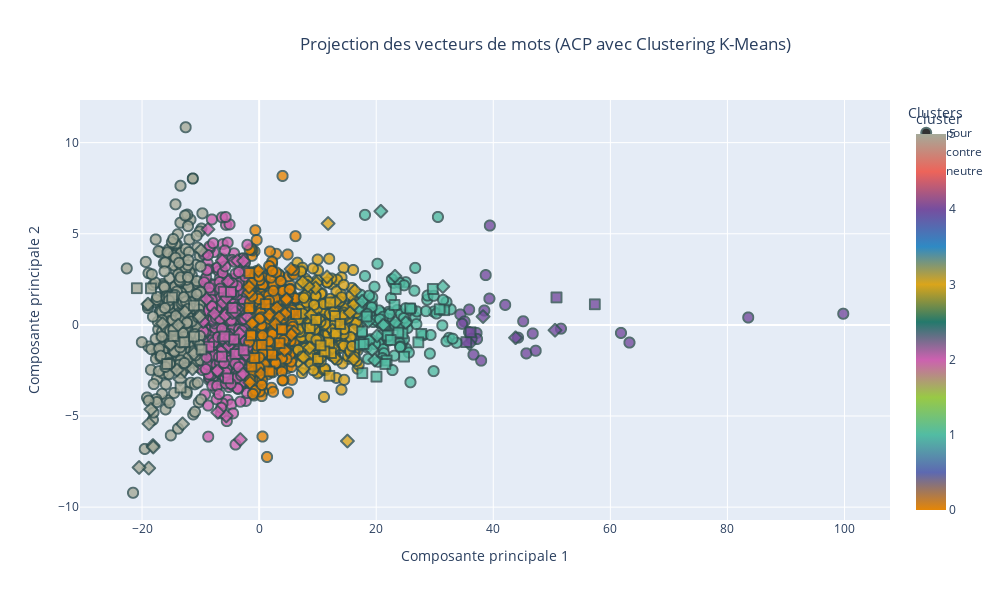

Here is the notebook cell this chart was saved with:
### Code cell
import plotly.express as px
from sklearn.decomposition import PCA
from sklearn.preprocessing import StandardScaler
from sklearn.cluster import KMeans

# Normalisation des vecteurs
scaler = StandardScaler()
vectors_normalized = scaler.fit_transform(proposition_vectors)

# Réduction des vecteurs à 2 dimensions (ACP)
pca = PCA(n_components=2)
word_vectors_2d = pca.fit_transform(vectors_normalized)

# Appliquer le clustering K-Means
n_clusters = 6  
kmeans = KMeans(n_clusters=n_clusters, random_state=42)
cluster = kmeans.fit_predict(word_vectors_2d)
data['cluster'] = cluster

# Préparer les données pour le graphique
df1 = pd.DataFrame(word_vectors_2d, columns=['PC1', 'PC2'])
df1['propositions'] = data['Proposition']  # Ajouter les propositions correspondantes
df1['cluster'] = cluster
df1['cluster'] = kmeans.labels_  # Ajouter les labels des clusters
df1['vote'] = data['Catégorie']
df1['proposition_vectors'] = data['mean_vector']
# Créer le graphique interactif
fig = px.scatter(
    df1, 
    x='PC1', 
    y='PC2',
    symbol = 'vote',
    color='cluster',  # Utiliser les clusters pour la coloration
    hover_name='propositions',  # Afficher le mot lors du survol
    title="Projection des vecteurs de mots (ACP avec Clustering K-Means)",
    labels={'PC1': 'Composante principale 1', 'PC2': 'Composante principale 2','vote':'Avis des citoyens'},
    color_continuous_scale=px.colors.qualitative.Vivid,  # Choisir une palette de couleurs
    category_orders={"cluster": [str(i) for i in range(n_clusters)]},
    width = 1000,
    height = 600
)

# Personnaliser les points
fig.update_traces(marker=dict(size=10, opacity=0.8, line=dict(width=2, color='DarkSlateGrey')))

# Ajouter un titre pour la légende des clusters
fig.update_layout(
    legend_title="Clusters",
    title_x=0.3  # Centrer le titre
)


# Afficher le graphique
fig.show()

#df1.to_csv("D:/Gbaki 2A/Projet statistique/propositions_clusters.csv", index=False)

### Figure 1 — Plotly figure (JSON) as saved in the notebook; plotly's stock layout.template omitted (floating-point values rounded to 4 significant figures; data arrays with more than 128 entries replaced by an {"elided": "..."} marker saying what was removed)
{"data": [{"hovertemplate": "<b>%{hovertext}</b><br><br>Avis des citoyens=pour<br>Composante principale 1=%{x}<br>Composante principale 2=%{y}<br>cluster=%{marker.color}<extra></extra>", "hovertext": {"elided": "1736 str values"}, "legendgroup": "pour", "marker": {"color": {"elided": "1736 int values"}, "coloraxis": "coloraxis", "line": {"color": "DarkSlateGrey", "width": 2}, "opacity": 0.8, "size": 10, "symbol": "circle"}, "mode": "markers", "name": "pour", "showlegend": true, "type": "scattergl", "x": {"elided": "1736 float values"}, "xaxis": "x", "y": {"elided": "1736 float values"}, "yaxis": "y"}, {"hovertemplate": "<b>%{hovertext}</b><br><br>Avis des citoyens=contre<br>Composante principale 1=%{x}<br>Composante principale 2=%{y}<br>cluster=%{marker.color}<extra></extra>", "hovertext": ["Il faut raccourcir les vacances scolaires pour introduire des activités culturelles et sportives", "Il faut un remboursement total ou partielle des licences de sport par la sécurité social ", "Il faut transformer 3h de travail (sur les 35h) en 3h de sport obligatoire au travail", "Il faut interdire les JO qui sont profondément discriminants : les billets et logements sont hors de prix pour la majorité des gens", "Il faut être obligé d'adhérer à une association pendant les études (sportive, artistique...) et s'inspirer des usa", "Il faut faciliter l'accès au clubs et associations en remboursant par la sécurité sociale et les mutuelles les abonnements ou licences", "Il faut instaurer des heures de sport obligatoires dans les entreprises.", "Il faut une prise en charge par la sécurité sociale des adhésions dans les clubs et associations sportives avec un contrôle de présence", "Il faut que cela soit rembourser au moins en partie, par le sécurité sociale, ou une aide conséquente par l'employeur", "Il faut le rendre obligatoire à l'école, après la classe : 1 heure par jour a minima. Et idem pour les adultes après le travail ", "Il faudrait que les smartphones se bloquent après une heure d'utilisation et se débloquent après 10 minutes d'activité.", "Il faut annuler les JO et utiliser l'argent pour des équipements de proximité et des encadrants payés correctement", "Il faut des clubs gratuits. ", "Il faut interdire les jeux olympiques : c’est polluants et réservés à une élite bourgeoise. ", "Il faut faciliter l'accès aux clubs ou associations sportives en remboursant par la sécurité sociale et les mutuelles les abonnements", "Il faut imposer sur les 35 heures qu’il y ait une heure de sport financé par les employeurs sur le temps de travail.", "Il faut que les entreprises, associations, sociétés, etc. rendent obligatoire une activité sportive 30 minutes par jour", "Il faut s’inspirer du système militaire avec la mise en place de la pratique sportive sur le temps de travail.", "Il faut rembourser par la CPAM les inscriptions à des clubs de sport. Des personnes sportives sont des personnes en meilleur santé", "Il faut une participation financière pour ceux qui font leurs trajets quotidiens a vélo (sauf VAE car ils bénéficient déjà d'aide a l'achat)", "Il faut récompenser financièrement les Français qui font 10 000 pas/jour système points, tickets ciné resto etc ou à partir d'un nbre de pas", "Il faut rendre le sport obligatoire. 2H/semaine payées par l'Etat via carte numérique activable à partir de 30 min sport.", "Il faut rendre les activités physiques remboursées par la sécurité sociale.", "Il faut mettre en place un échauffement matinal physique tous les matins pour toutes la population", "Il faut démocratiser la pratique sportive sur les lieux de travail des gens en instaurant une pause de 2h entre midi et deux.", "Il faut des écrans publicitaires ou l’on peut voir défiler diverses pratiques sportives, leurs bienfaits, sous fond musical, dans la rue. ", "Il faut initier la mise en forme collective dans les entreprises, le matin avant de prendre son poste et le soir avant de partir", "Il faut 1 abonnement gratuit/an à un club de sport ou d'activité physique de son choix.", "Il faut passer à des semaines de 32h et à des week-ends de 3 jours", "Il faut empêcher les gens de travailler dimanche et ouvrir les installations sportives pour la pratique du sport", "Il faut pouvoir payer son ticket de bus en faisant 20 squats, comme à Cluj (Roumanie) ? Bus gratuit pour les personnes handicapées/âgées.", "Il faut pour les emplois non physiques une heure de sport le matin avant la prise de poste.", "Il faut que les massages (chinois, thaï) puissent être pris en charge au même titre que l'ostéopathie. Bénéfique pour la récupération/stress", "Il faut construire dans tous les quartiers urbains et villages des piscines publiques naturelles, dans des serres végétales, à eau recyclée", "Il faut développer des \"cours de sport en plein air nocturnes\" avec des équipements lumineux.", "Il faut à partir de 40 ans une participation de la sécurité sociale pour une pratique sportive dans un club", "Il faut élargir massivement les possibilités de nager en site naturel toute l’année et en accès libre (lacs, canaux, etc.).", "Il faut allier salle de sports et jeux vidéos, rendre cela ludique !", "Il faut initier les français aux jeux sportifs en réalité virtuelle et équiper les établissements de type EPHAD.", "Il faut rémunérer les sportifs qui participent à des événements de promotion du sport dans les communes ou les régions", "Il faut renforcer les incitations aux pratiques sportives pour la santé par un crédit d'impôts plafonné pour l'emploi d'un coach", "Il faut que les collectivités financent des coachs qui aident les familles volontaires à améliorer leur comportement (activité, repas…).", "Il faut retirer les parkings de dépose des enfants proches écoles-collèges, pour redonner l'autonomie des déplacements à pieds ou vélo.", "Il faut stopper les jeux olympiques, c'est une hérésie !", "Il faut que ce soit obligatoire pour les enfant de 5 à 12 ans d'être inscrit dans une association afin de pratiquer une activité physique", "Il faut sacraliser le sport au collège et lycée, avec un coef fort et noter la performance autant que la démonstration d'esprit d'équipe.", "Il faut moins de restriction vestimentaire pour les pratiques en compétition tant que cela nuit pas à la discipline elle même ex : voile", "Il faut une application qui permettrait de gagner du temps d’écran en échange d’activité physique que les parents programmeraient. ", "Il faut créer des créneaux horaires réservés aux activités sportives dans les parcs.", "Il faut que le coup de l'activité sportive puisse être prise en charge/remboursée par l'employeur, la sécurité sociale", "Il faut arrêter de confondre sport et activité physique, l'un est une absurdité délétère, l'autre est indispensable.", "Il faut obliger chaque club à avoir une équipe handisport pour chaque activité", "Il faut supprimer/diminuer les remboursements des médicaments des personnes qui pourraient se soigner grâce à l'activité physique.", "Il faut valoriser les notes des élèves sportifs (extra-scolaire) afin de motiver les autres à la pratique régulière d’un sport en fédération", "Il faut proposer aux magasins de sport des rayons pour des articles de pratique sportive, promotion permanente annuelle", "Il faut la rendre obligatoire afin de beneficier de soins médicaux", "Il faut des collaborations avec des influenceurs pour promouvoir un mode de vie actif.", "Il faut créer des défis sportifs basés sur les réseaux sociaux pour encourager la participation en ligne et hors ligne.", "Il faut rendre les inscriptions gratuites dans les clubs de sport en compensant cette gratuité par des subventions publiques", "Il faut que les éducateurs sportifs soient remboursés par la sécurité sociale.", "Il faut proposer un prix littéraire pour récompenser les livres pour apprendre un sport ou pour avoir une activité physique.", "Il faut inciter fiscalement à prendre un coach sportif personnel", "Il faut permettre aux employeurs de payer mieux ceux qui sont actifs en sport que les sédentaires.Des employés en forme sont plus avantageux", "Il faut donner une place aux transidentités au sein du sport et intégrer ce sujet dans l’ensemble des réflexions liées au sport", "Il faut payer une nounou aux familles monoparentales pour libérer du temps au parent pour pratiquer une activité sportive, 1fois par semaine", "Il faut interdire tous les véhicules à moteur et supprimer des places de parking dans les centres villes pour inciter les citoyens à marcher", "Il faut faire des zones défis au travail: chaise contre le mur, panier basket...", "Il faut taxer lourdement les loisirs statiques (jeux vidéo, streaming etc) pour inciter à choisir des loisirs sportifs, et financer ceux ci.", "Il faut inscrire la pratique d’une activité physique quotidienne dans la Constitution", "Il faut mettre en place des programmes de réalité virtuelle pour découvrir de nouveaux sports.", "Il faut faire dans les rues et les parcs des sortes de chasses aux trésors et collecter ainsi des bons de reductions, places de concerts...", "Il faut interdire les jeux olympiques, surtout en France.", "Il faut créer des bornes de pointage dans les villes pour la marche à pied mesurant les distances et encourageant les progrès", "Il faut rendre gratuits les places aux JO pour les licenciés", "Il faut imposer à l’entreprise du sport dans le temps de travail ! Il faut accepter de déjeuner en travaillant pour libérer la pause !", "Il faut donner une prime CPAM en proportion du nombre d’heures de sport mensuelles. Grâce à une appli gérée par le ministère de la Santé", "Il faut lever l’interdiction du port du voile dans les fédérations françaises", "Il faut en faire un campagne national : faire des affiches géantes avec des personnes saines physiquement", "Il faut supprimer du vocabulaire le mot sport qui correspond à un abrutissement et le remplacer par activité physique.", "Il faut que les dirigeants montrent l'exemple : médiatiser les activités sportives des politiques, journalistes et autres personnalités", "Il faut pénaliser les déplacements courts en voiture.", "Il faut encourager l'installation d'une innovation : la première machine à café qui fait tapis de course", "Il faut proposer un apéro sportif après un footing entre proches et voisins", "Il faut réduire le volume des retransmissions des sports dans les medias (tv, radio, internet) pour ne pas figer les auditeurs chez eux", "Il faut mettre en place des jeux vidéo interactifs qui récompensent les activités physiques réelles.", "Il faut que les flashmobs se généralisent et deviennent les nouvelles façons de prendre l'apéritif après le travail.", "Il faut interdire l’arrêt et le stationnement à moins d’un kilomètre des établissements scolaires.", "Il faut du temps et par conséquent favoriser un 100% télétravail", "Il faut changer les équipes de haut niveau et les membres des fédérations dès lors qu’il n’y a eu aucune qualification olympique", "Il faut vérifier le passif judiciaire des jeunes qui accèdent à sport études notamment pour le football.", "Il faut supprimer les cotisations obligatoires des fédérations sportives.", "Il faut favoriser les réunions non formelles au sein de l'entreprise en invitant les conjoints pour des thés ou dîners dansants.", "Il faut interdire les sports non écologiques comme le ski et la formule 1", "Il faut que tout le monde prennent des trotinettes ou des vélos électriques c'est bon pour la planète.", "Il faut offrir 1 ou 2 jours de CP, payés par l’Etat, à qui le souhaite, pendant les JO, pour regarder les épreuves et susciter des vocations", "Il faut interdire toutes les demandes de certificats médicaux que ce soit pour les clubs, les professionnels et les compétitions.", "Il faut augmenter les cotisations sociales de ceux qui ne s'inscrive dans aucun sport. ", "Il faut augmenter le prix des carburants pour inciter à aller à pied (au moins partiellement). Pas à vélo! A pied!", "Il faut augmenter les cotisations sociales des non-sportifs. Ils coutent plus cher à la sécu, c'est à eux de payer.", "Il faut adopter un chien ça fera à minima 45 minutes de marche 3 fois par jour", "Il faut pouvoir exclure tout membre d’une fédération qui n’est pas au résultat et éviter qu’il reprenne sa place", "Il faut réduire le nombre d'arrêt de bus en ville pour obliger la marche, un pour 500m semble juste.", "Il faut inciter les Français à s'équiper de montres connectées pour les stimuler à bouger et atteindre des (petits) objectifs quotidiens.", "Il faut encourager les garçons à s'inscrire dans un club de football ou de rugby."], "legendgroup": "contre", "marker": {"color": [1, 3, 1, 3, 1, 5, 2, 5, 2, 5, 2, 2, 5, 2, 5, 2, 2, 2, 2, 0, 1, 0, 5, 2, 0, 3, 0, 5, 3, 2, 2, 2, 1, 0, 5, 2, 3, 3, 3, 3, 3, 0, 3, 5, 5, 1, 0, 2, 0, 5, 5, 3, 3, 2, 3, 1, 5, 3, 5, 5, 0, 2, 2, 2, 5, 3, 3, 2, 5, 0, 3, 2, 2, 2, 0, 1, 3, 2, 4, 3, 3, 1, 1, 4, 3, 3, 4, 3, 0, 1, 0, 3, 4, 0, 3, 0, 2, 5, 0, 2, 3, 0, 0, 3], "coloraxis": "coloraxis", "line": {"color": "DarkSlateGrey", "width": 2}, "opacity": 0.8, "size": 10, "symbol": "diamond"}, "mode": "markers", "name": "contre", "showlegend": true, "type": "scattergl", "x": [21.2, 15.08, 20.79, 12.67, 25.04, -18.13, -6.304, -13.08, -5.615, -9.913, -3.671, -3.342, -18.49, -5.779, -18.09, -8.746, -6.196, -3.708, -3.213, -1.694, 23.29, 4.449, -18.86, -5.572, -0.1172, 10.19, 1.75, -13.48, 9.791, -9.544, -2.239, -8.99, 19.28, 3.05, -16.51, -7.062, 16.13, 12.52, 14.62, 8.519, 8.635, -1.563, 9.648, -12.67, -15.11, 18.69, 3.384, -4.565, 2.766, -18.81, -14.04, 10.45, 12.93, -5.224, 8.844, 17.6, -11.13, 7.575, -11.38, -20.51, 3.552, -5.088, -4.977, -4.072, -10.16, 14.24, 16.36, -1.979, -13.83, -1.718, 8.892, -7.639, -5.304, -4.127, 5.454, 20.16, 7.557, -7.139, 35.93, 12.97, 8.337, 31.39, 23.21, 43.81, 13.05, 7.453, 38.25, 11.78, 5.944, 19.75, 5.499, 11.59, 50.55, 4.666, 9.074, 4.367, -2.745, -18.99, 0.3233, -2.646, 15.54, -1.727, -1.21, 16.13], "xaxis": "x", "y": [-0.003845, -6.373, 6.235, -1.307, 0.1239, -6.62, 3.521, -5.431, -4.995, 4.097, 0.8683, -0.4861, -4.633, 0.5235, -6.704, 5.241, 1.213, 3.52, -6.291, 0.8154, 0.1267, 0.6016, -7.86, 1.479, 2.973, 0.339, 0.5472, -2.982, 2.296, 0.1794, -1.631, 1.414, -1.35, 0.9441, 0.07013, -4.803, 1.102, -0.2832, 0.4654, 0.2008, -1.249, -3.17, 2.031, 0.7152, -1.066, 0.2067, 0.4075, 0.6662, 0.04796, -5.426, -2.479, -1.844, -1.827, -1.16, 0.1651, 1.29, -1.577, -1.781, -2.409, -7.825, -1.276, -0.8331, -0.6715, 0.933, 0.4506, 0.4926, 1.884, 0.4597, -0.009233, 1.781, 0.5598, 0.6176, 2.38, 0.7019, 3.061, -0.6011, -2.415, -2.514, -1.018, -0.5183, 2.133, 2.105, 2.67, -0.7043, 1.267, 2.35, 0.456, 5.562, -0.378, -1.932, -0.5396, 2.633, -0.2932, 1.415, -0.0822, -1.384, -2.695, 1.139, -2.689, 3.508, 0.6784, 2.084, 0.08834, -1.895], "yaxis": "y"}, {"hovertemplate": "<b>%{hovertext}</b><br><br>Avis des citoyens=neutre<br>Composante principale 1=%{x}<br>Composante principale 2=%{y}<br>cluster=%{marker.color}<extra></extra>", "hovertext": ["Il faut créer des challenges sportifs tous les mois et une compétition entre participants ce qui motivera encore plus.", "Il faut proposer des \"flash mobs sportifs\" dans les lieux publics pour encourager la spontanéité.", "Il faut interdire aux mairies de fermer un gymnase aux heures de nuit uniquement pour économiser de l’électricité !", "Il faut que les profs de sport officient dans les clubs ! Le sport scolaire se concentre sur les enfants ne faisant pas (encore) de sport.", "Il faut développer des activités physiques douces : yoga de chaise, et aide financière pour vélo d'appartement", "Il faut aller au boulot en velo", "Il faut créer le ministère de la culture populaire, qui intègrera aussi l'APSA Activité Physique Sportive Artistique, différente de l'EPS.", "Il faut inventer les apéros sportifs ! On se retrouve dans une ambiance conviviale avec des voisins et proches autour d’une collation", "Il faut reconnaître les coachs sportifs ou coach en nutrition comme des professionnels de santé", "Il faut un sport axé sur la communauté où ses membres sont impliqués dans les décisions, favorisant plus de démocratie participative", "Il faut un centre \"thermal\" accessible dans chaque département pour les personnes âgées ou ayant des douleurs avec des kinés", "Il faut éviter volontairement de se faire aider dans la mesure du possible et s'obliger à faire soi-même pour entretenir son corps.", "Il faut que le double projet d'un.e SHN soit réellement pris en compte par les DTN et CTN", "Il faut régulièrement évaluer les actions des CTN", "Il faut que les SHN listés aient les mêmes avantages notamment dans les Creps (accès aux services médicaux et psycho)", "Il faut faciliter la vie de nos SHN au collège prévoir des heures prof pour le rattrapage après compétition. ", "Il faut faire la promotion d'applications comme HelloSport.", "Il faut soutenir les applications comme weward et surtout que l'état propose une application du style car - de gens dans les hôpitaux.", "Il faut proposer des APPN dans toutes les écoles et pas seulement au sein des QPV pour faire aimer le sport de plein air", "Il faut que le département puisse payer les entraîneurs en fonction du nombre de licenciés (ce qui en entraînera une hausse)", "Il faut voir qu'il y a l'offre tremplin strict à 11 séances en Maison Sport Santé. Mais une PMR à vie n'a pas accès à un sport normal après.", "Il faut lutter contre l'insuffisance de financement pérenne des MSS afin de sécuriser leur modèle éco déjà très fragilisé par l'offre privée", "Il faut donner une note de difficultés d'une activité physique et du niveau. Cela existe pour des activités comme le trekking.", "Il faut renforcer les MSS car elles ont l'obligation de sensibiliser et promouvoir l'activité physique. Promouvoir une nouvelle culture", "Il faut tracer simplement sur le sol les lignes délimitant les terrains de sport de tous les sports olympiques pour faire du air-sport.", "Il faut faire payer le montant des adhésions à un club sportif (en Sport Adapté, en sport loisirs ou en Sport compétition)", "Il faut créer sur les montres connectées une activité \"Trajet sans voiture\" qui compte la distance totale parcourue et aussi les pas.", "Il faut être plus présent dans les salles", "Il faut modifier les conditions d’accès aux fonctions d’entraîneurs de haut niveau et non plus laisser le statut de la fonction publique", "Il faut prendre exemple sur l’Education Scolaire qui est mise en place aux États unis sur le sport.", "Il faut pouvoir traiter des demandes en activité physique qui n'ont pas trouvé d'offre.", "Il faut promouvoir les activités connectées", "Il faut non un cours de tennis des tables de ping-pong, moins onéreux et plus ludique", "Il faut mettre à disposition une fiche simple indiquant la chronologie pour la création d'une association sport santé", "Il faut que les EAPAS, Enseignants en Activité Physique Adaptée de Santé Licence et Master STAPS APAS soient conventionnés.", "Il faut accompagner la structuration, l’outillage et la montée en compétences des organisations de l’écosystème", "Il faut aider financièrement le SHN afin de lui permettre de se déplacer sur les compét et d'assurer son avenir ", "Il faut systématiser la conduite de mesures d’impacts des projets et des politiques sportives, pour objectiver les bénéfices pour la société", "Il faut une compétition mondiale pour réunir les peuples sur une ville sur cette belle planète tout en respectant notre terre", "Il faut voir du coté des \"Contrat Local de Santé\" portés pas les Communautés de communes et l'ARS", "Il faut imposer un principe clair de subsidiarité des compétences entre les différents acteurs institutionnels du sport", "Il faut des spots publicitaires pour tout public.", "Il faut intégrer 1 journée collective sport obligatoire au sein de chaque fonction publique et autres administrations ", "Il faut utiliser les applications mobiles qui permettent de mettre les amateurs en relation. ex : l’application « Potesport »", "Il faut un outil moderne et géré pour démocratiser le privilège d'assister à ce rendez-vous sportif des J.O. Des professionnels aussi.", "Il faut des structures nationales au fonctionnement moins coûteux et plus adaptées aux besoins de formation de cadres en régions.", "Il faut communiquer sur l'existence de l'enseignant en activité physique adaptée, profession spécifique à la pratique physique et la santé.", "Il faut développer les séances de sport par internet, qu'on puisse les faire avec des amis en direct, ou ensuite en différé: c'est top !", "Il faut nécessairement rendre les activités physiques plus attrayantes en les fusionnant avec des activités artistiques, par exemple.", "Il faut que l'animation des activités physiques adaptées de santé soit associée à la médiation culturelle et scientifique.", "Il faut soutenir des applications comme Smatchy qui aident à rendre le sport pour tous accessibles gratuitement", "Il faut permettre aux parents d’initier leurs enfants aux sports sans les clubs ou fédérations. Juste pouvoir louer l’espace ou terrain.", "Il faut créer des \"parcours sportifs mystères\" où les participants découvrent l'activité au dernier moment.", "Il faut ouvrir des campus universitaires", "Il faut encourager les filles à s'inscrire dans un club de football ou de rugby.", "Il faut couvrir le plus grand nombre de terrains de pétanque pour permettre cette activité ludique et intergénérationnelle toute l'année !", "Il faut créer un groupe de même niveau qui se motive les uns les autres ...", "Il faut développer et encourager le concept de \"Walking meeting\" dans les secteurs où il peut être mis en place.", "Il faut créer des associations pour les personnes intéressées et faire des publicités sur la télé et sur les réseaux sociaux", "Il faut organiser des compétitions sportives par tranches d'âges entre villes puis entre départements et enfin entre régions.", "Il faut leur dire que ça éveille en nous des substances naturelles au moins aussi puissantes que toutes les drogues ou alcools réunis", "Il faut aménager des latrines à proximité des lieux de passage piétons et des deux roues.", "Il faut que chaque acteur public puisse analyser son budget et créer un budget primitif sensible au genre dans le sport", "Il faut que les clubs de sport pour les enfants ne proposent plus de créneaux le mercredi mais le soir et le weekend", "Il faut construire des praticables couverts pour favoriser la pratique ensemble de pratiques artistiques.", "Il faut couvrir le maximum de terrains de sport ,y compris pour la pétanque, quand le foncier est rare  (pour les jours de pluie)", "Il faut pratiquer un sport collectivement  jusqu'à 90 ans dans chaque quartier ou village. ", "Il faut offrir avantages fiscaux, financiers (impôts, mutuelles...) proportionnels aux gains dont la société profite de la part des sportifs", "Il faut proposer plus de jeux de piste comme les mozaïques space invaders, pokemon, geocaching..."], "legendgroup": "neutre", "marker": {"color": [1, 5, 1, 0, 2, 5, 0, 4, 2, 3, 3, 3, 1, 1, 0, 5, 1, 3, 2, 3, 5, 0, 3, 0, 3, 0, 1, 1, 0, 2, 2, 1, 1, 0, 5, 3, 3, 4, 1, 5, 1, 1, 0, 1, 4, 0, 2, 3, 2, 1, 2, 5, 1, 1, 1, 0, 5, 0, 1, 3, 4, 1, 5, 3, 2, 1, 2, 1, 5], "coloraxis": "coloraxis", "line": {"color": "DarkSlateGrey", "width": 2}, "opacity": 0.8, "size": 10, "symbol": "square"}, "mode": "markers", "name": "neutre", "showlegend": true, "type": "scattergl", "x": [24.48, -14.86, 31.62, 3.894, -4.302, -20.9, 3.515, 57.34, -4.044, 12.15, 10.03, 11.94, 27.71, 25.79, 0.4485, -11.14, 21.93, 8.659, -6.056, 9.747, -15.72, 6.291, 12.27, -1.313, 13.09, 1.796, 23.78, 17.23, 1.124, -4.537, -8.561, 17.63, 17.59, -1.384, -13.42, 12.0, 11.14, 35.39, 23.12, -9.83, 21.79, 29.66, -1.665, 18.36, 36.12, 2.209, -2.637, 10.5, -6.335, 21.56, -5.31, -12.77, 27.19, 22.48, 24.77, -0.8215, -14.65, -1.682, 20.05, 12.95, 50.8, 23.34, -11.13, 13.85, -4.818, 30.84, -5.912, 17.86, -18.48], "xaxis": "x", "y": [-0.4677, 1.514, 0.8043, -0.2419, -0.8052, 2.012, -1.004, 1.131, -1.594, 1.234, -1.863, -0.9675, -0.493, 0.8998, -1.099, 1.062, -0.5783, -0.1801, 1.822, 0.2744, -2.145, 0.6, -1.551, -2.289, -0.4611, -2.554, -0.4176, -1.089, 1.141, 0.9348, -1.199, -2.647, -0.3653, -0.5728, -3.443, -2.795, -1.45, -0.9441, 1.092, -1.348, -1.952, 1.969, 2.846, 0.4613, -0.4041, -1.638, -1.394, -1.123, -1.739, -2.145, -2.934, -0.9503, -0.9554, -0.8307, -1.743, -1.821, -0.6183, 0.9214, -2.843, 0.4906, 1.507, 1.967, -0.6401, 0.04784, 1.813, 0.8576, -0.6361, -1.049, 2.006], "yaxis": "y"}], "layout": {"coloraxis": {"colorbar": {"title": {"text": "cluster"}}, "colorscale": [[0, "rgb(229, 134, 6)"], [0.1, "rgb(93, 105, 177)"], [0.2, "rgb(82, 188, 163)"], [0.3, "rgb(153, 201, 69)"], [0.4, "rgb(204, 97, 176)"], [0.5, "rgb(36, 121, 108)"], [0.6, "rgb(218, 165, 27)"], [0.7, "rgb(47, 138, 196)"], [0.8, "rgb(118, 78, 159)"], [0.9, "rgb(237, 100, 90)"], [1, "rgb(165, 170, 153)"]]}, "height": 600, "legend": {"title": {"text": "Clusters"}, "tracegroupgap": 0}, "title": {"text": "Projection des vecteurs de mots (ACP avec Clustering K-Means)", "x": 0.3}, "width": 1000, "xaxis": {"anchor": "y", "domain": [0, 1], "title": {"text": "Composante principale 1"}}, "yaxis": {"anchor": "x", "domain": [0, 1], "title": {"text": "Composante principale 2"}}}}
